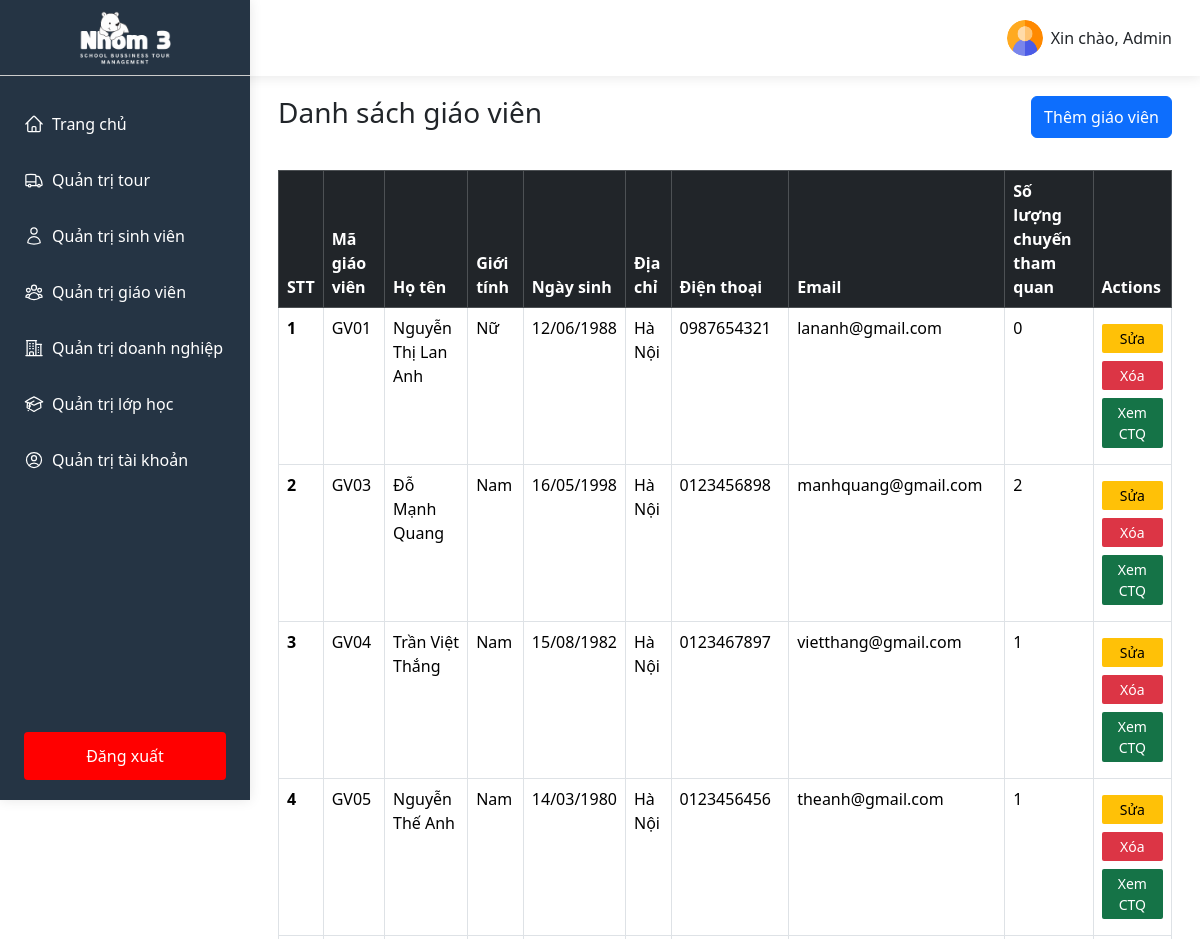
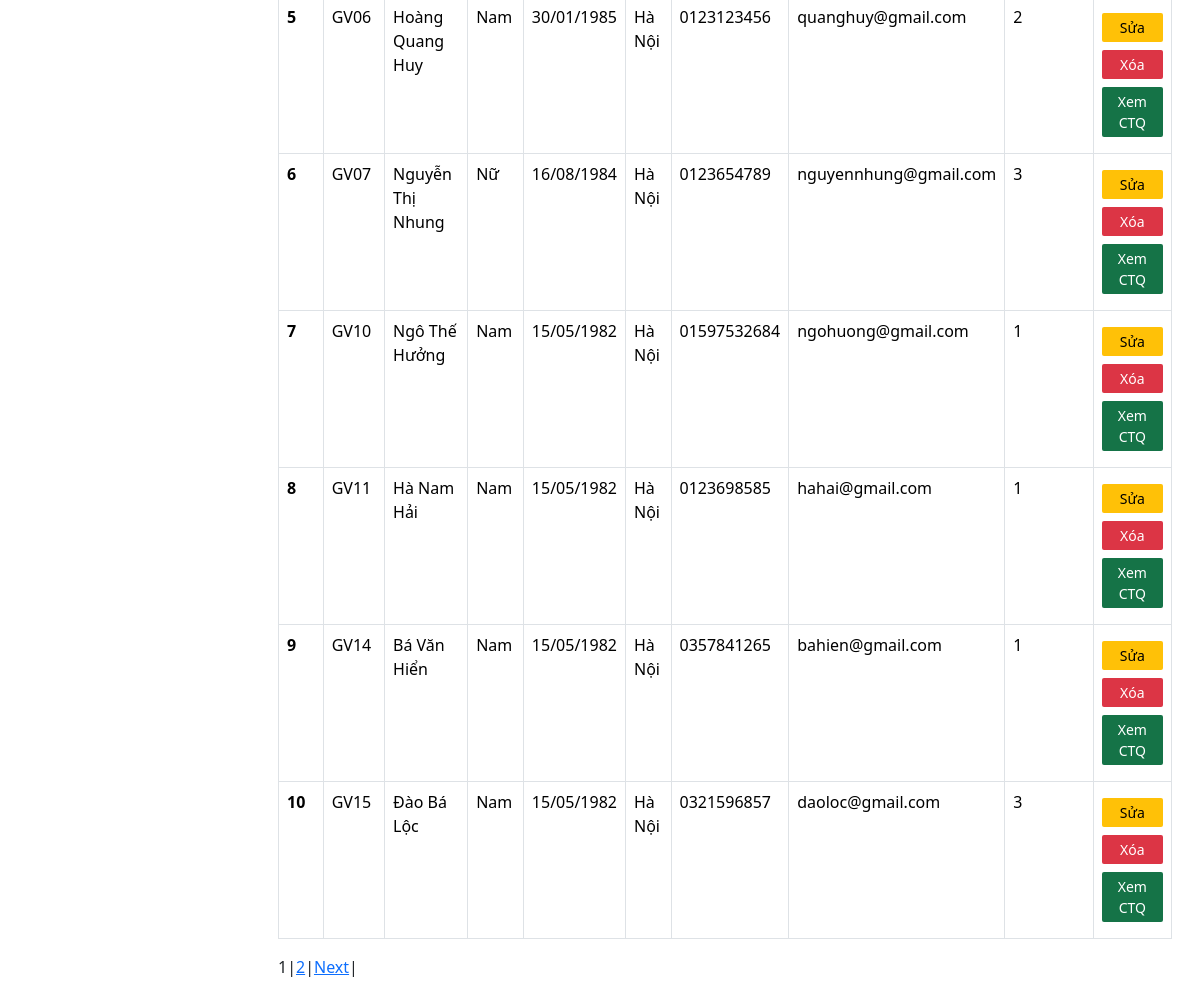
The app's page /index.php?controller=TeacherController (signed in) with its own data (2 pictures, top to bottom).
### tables this page shows
CREATE TABLE `teacher` (
  `teacherID` int(11) NOT NULL,
  `code` varchar(100) NOT NULL,
  `fullName` varchar(100) NOT NULL,
  `gender` varchar(100) NOT NULL,
  `birthDate` varchar(100) NOT NULL,
  `address` varchar(100) NOT NULL,
  `phoneNumber` varchar(100) NOT NULL,
  `email` varchar(100) NOT NULL,
  `accountID` int(11) DEFAULT NULL
);

### controllers/TeacherController.php (called while the page is built, shortened)
<?php
$pagination = mysqli_query($conn, "SELECT COUNT(teacherID) AS total FROM teacher");
$row = mysqli_fetch_assoc($pagination);
$total_records = $row['total'];
$current_page = isset($_GET['page']) ? $_GET['page'] : 1;
$limit = 10;
$total_page = ceil($total_records / $limit);
$start = ($current_page - 1) * $limit >= 0 ? ($current_page - 1) * $limit : 0;
$dataTeachersSql = "SELECT teacher.teacherID, teacher.code, fullName, gender, birthDate, address, phoneNumber, email, COUNT(tourID) AS totalTourTeacher FROM teacher
                    LEFT JOIN tour on tour.teacherID = teacher.teacherID
                    GROUP BY tour.teacherID
                        LIMIT $start, $limit";
$dataTeachers = mysqli_query($conn, $dataTeachersSql);
require_once __DIR__ . '/../views/pages/teacher.php';

### views/pages/teacher.php (the view, shortened to what this page needs)
<!DOCTYPE html>
<html lang="en">
<head>
</head>
<body>
    <?php
    include_once __DIR__ . '/../../controllers/TeacherController.php';
    ?>
    <div class='flex-sb teacher'>
        <div class="teacher-left">
            <?php
            include __DIR__ . '/../components/sidebarAdmin.php';
            ?>
        </div>
        <div class="teacher-right flex-grow-1">
            <?php
            include __DIR__ . '/../components/header.php';
            ?>
            <div class="container pad-0-28" id="listTeachers">
                <div class="flex-sb-center pad-20-0">
                    <h1 class="h1-title">Danh sách giáo viên</h1>
                    <button type="button" class="btn btn-primary" data-bs-toggle="modal" data-bs-target="#createTeacher">Thêm giáo viên</button>
                </div>
                <div class="container-body pad-12-0">
                    <div class="container-table">
                        <table class="table table-borderless table-hover table-bordered">
                            <thead class="table-dark">
                                <tr>
                                    <th scope="col">STT</th>
                                    <th scope="col">Mã giáo viên</th>
                                    <th scope="col">Họ tên</th>
                                    <th scope="col">Giới tính</th>
                                    <th scope="col">Ngày sinh</th>
                                    <th scope="col">Địa chỉ</th>
                                    <th scope="col">Điện thoại</th>
                                    <th scope="col">Email</th>
                                    <th scope="col">Số lượng chuyến tham quan</th>
                                    <th scope="col">Actions</th>
                                </tr>
                            </thead>
                            <tbody>
                                <?php
                                if (mysqli_num_rows($dataTeachers) > 0) {
                                    $i = 0;
                                    while ($row = mysqli_fetch_assoc($dataTeachers)) {
                                        $i += 1;
                                        echo "<tr>";
                                        echo "<th scope='row'>" . $i . "</th>";
                                        echo "<td>" . $row['code'] . "</td>";
                                        echo "<td>" . $row['fullName'] . "</td>";
                                        echo "<td>" . $row['gender'] . "</td>";
                                        echo "<td>" . $row['birthDate'] . "</td>";
                                        echo "<td>" . $row['address'] . "</td>";
                                        echo "<td>" . $row['phoneNumber'] . "</td>";
                                        echo "<td>" . $row['email'] . "</td>";
                                        echo "<td>" . $row['totalTourTeacher'] . "</td>";
                                        echo "<td><button class='update updateTeacher dp-block'>Sửa</button>
                                                <button class='delete deleteTeacher dp-block'>Xóa</button>
                                                <form method='POST'>
                                                    <input type='hidden' name='teacherID' value='" . $row['teacherID'] . "'>
                                                    <button type='submit' class='showData dp-block' name='showData'>Xem CTQ</button>
                                                </form>
                                                </td>";
                                        echo "</tr>";
                                    }
                                } else {
                                    echo "<tr>";
                                    echo "<td colspan='10'>Không có giáo viên nào</td>";
                                    echo "</tr>";
                                }
                                ?>
                            </tbody>
                        </table>
                        <div class="pagination">
                            <?php
                            for ($i = 1; $i <= $total_page; $i++) {
                                if ($i == $current_page) {
                                    echo '<span>' . $i . '</span> | ';
                                } else {
                                    echo '<a href="index.php?controller=TeacherController&page=' . $i . '">' . $i . '</a> | ';
                                }
                            }
                            if ($current_page < $total_page && $total_page > 1) {
                                echo '<a href="index.php?controller=TeacherController&page=' . ($current_page + 1) . '">Next</a> | ';
                            }
                            ?>
                        </div>
                    </div>
                </div>
            </div>
        </div>
    </div>
</body>
</html>

### public/css/base.css (style rules this page uses)
* { margin: 0; padding: 0; box-sizing: border-box; }
body { overflow-x: hidden; scroll-behavior: smooth; font-family: system-ui, -apple-system, BlinkMacSystemFont, 'Segoe UI', Roboto, Oxygen, Ubuntu, Cantarell, 'Open Sans', 'Helvetica Neue', sans-serif; }
.pad-0-28 { padding: 0 28px !important; }
.flex-sb { display: flex; justify-content: space-between; }
.flex-sb-center { display: flex; justify-content: space-between; }
.flex-grow-1 { flex-grow: 1; }
.pad-20-0 { padding: 20px 0 !important; }
.h1-title { font-size: 28px !important; }
.pad-12-0 { padding: 12px 0; }
.update, .delete, .showData { padding: 4px 12px; background-color: #ffc107; border-radius: 2px; border: none; font-size: 14px; }
.delete { color: #fff; background-color: #dc3545; margin-left: 8px; margin-right: 8px; }
.showData { background-color: #157347; color: #fff; margin: 8px 0; }
.dp-block { display: block; margin: 8px 0; width: 100%; }

### records on screen
teacher: code "GV01", fullName "Nguyễn Thị Lan Anh", gender "Nữ", birthDate "12/06/1988", address "Hà Nội", phoneNumber "0987654321", email "lananh@gmail.com", totalTourTeacher "0"
teacher: code "GV03", fullName "Đỗ Mạnh Quang", gender "Nam", birthDate "16/05/1998", address "Hà Nội", phoneNumber "0123456898", email "manhquang@gmail.com", totalTourTeacher "2"
teacher: code "GV04", fullName "Trần Việt Thắng", gender "Nam", birthDate "15/08/1982", address "Hà Nội", phoneNumber "0123467897", email "vietthang@gmail.com", totalTourTeacher "1"
teacher: code "GV05", fullName "Nguyễn Thế Anh", gender "Nam", birthDate "14/03/1980", address "Hà Nội", phoneNumber "0123456456", email "theanh@gmail.com", totalTourTeacher "1"
teacher: code "GV06", fullName "Hoàng Quang Huy", gender "Nam", birthDate "30/01/1985", address "Hà Nội", phoneNumber "0123123456", email "quanghuy@gmail.com", totalTourTeacher "2"
teacher: code "GV07", fullName "Nguyễn Thị Nhung", gender "Nữ", birthDate "16/08/1984", address "Hà Nội", phoneNumber "0123654789", email "nguyennhung@gmail.com", totalTourTeacher "3"
teacher: code "GV10", fullName "Ngô Thế Hưởng", gender "Nam", birthDate "15/05/1982", address "Hà Nội", phoneNumber "01597532684", email "ngohuong@gmail.com", totalTourTeacher "1"
teacher: code "GV11", fullName "Hà Nam Hải", gender "Nam", birthDate "15/05/1982", address "Hà Nội", phoneNumber "0123698585", email "hahai@gmail.com", totalTourTeacher "1"
teacher: code "GV14", fullName "Bá Văn Hiển", gender "Nam", birthDate "15/05/1982", address "Hà Nội", phoneNumber "0357841265", email "bahien@gmail.com", totalTourTeacher "1"
teacher: code "GV15", fullName "Đào Bá Lộc", gender "Nam", birthDate "15/05/1982", address "Hà Nội", phoneNumber "0321596857", email "daoloc@gmail.com", totalTourTeacher "3"

### other values on screen
$username "Admin"
